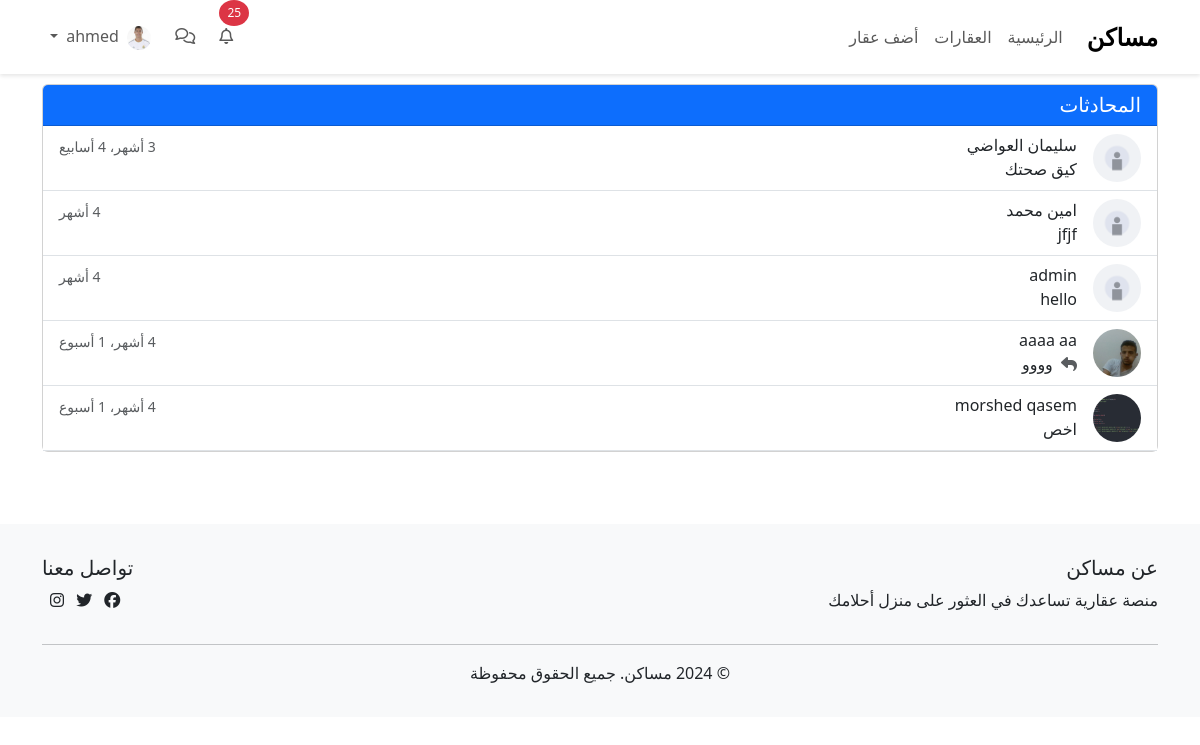
Page /chat/ (signed in) on the committed database.
### accounts/models.py (models this page shows, shortened)
class Profile(models.Model):
    user = models.OneToOneField(User, on_delete=models.CASCADE)
    bio = models.TextField(max_length=500, blank=True)
    phone_number = models.CharField(max_length=20, blank=True)
    profile_picture = models.ImageField(upload_to='profile_pics', default='default/default_avatar.png')
    address = models.CharField(max_length=255, blank=True)
    city = models.CharField(max_length=100, blank=True)
    country = models.CharField(max_length=100, blank=True)
    is_verified = models.BooleanField(default=False)
    is_agent = models.BooleanField(default=False)
    following = models.ManyToManyField('self', symmetrical=False, related_name='followers', blank=True)
    created_at = models.DateTimeField(auto_now_add=True)
    updated_at = models.DateTimeField(auto_now=True)
    @property
    def avatar_url(self):
        if self.profile_picture and hasattr(self.profile_picture, 'url'):
            return self.profile_picture.url
        return '/static/accounts/default/default_avatar.png'

### chat/models.py (models this page shows, shortened)
class Conversation(models.Model):
    participants = models.ManyToManyField(User, related_name='conversations')
    created_at = models.DateTimeField(auto_now_add=True)
    updated_at = models.DateTimeField(auto_now=True)
    class Meta:
        ordering = ['-updated_at']
    def __str__(self):
        return f"Conversation {self.id} between {', '.join(user.username for user in self.participants.all())}"

class Message(models.Model):
    conversation = models.ForeignKey(Conversation, on_delete=models.CASCADE, related_name='messages')
    sender = models.ForeignKey(User, on_delete=models.CASCADE, related_name='sent_messages')
    receiver = models.ForeignKey(User, on_delete=models.CASCADE, related_name='received_messages', null=True)
    content = models.TextField(blank=True)
    image = models.ImageField(upload_to='chat_images/', null=True, blank=True)
    is_read = models.BooleanField(default=False)
    is_deleted = models.BooleanField(default=False)
    created_at = models.DateTimeField(auto_now_add=True)
    updated_at = models.DateTimeField(auto_now=True)
    class Meta:
        ordering = ['created_at']
    def __str__(self):
        return f"Message from {self.sender.username} to {self.receiver.username if self.receiver else 'Unknown'}"

### chat/views.py (the view)
# urls.py: path('', views.conversations_list, name='conversation_list'),
def conversations_list(request):
    print("Start fetching conversations for user:", request.user.username)
    conversations = (
        Conversation.objects.filter(participants=request.user)
        .annotate(
            last_message_time=Max('messages__created_at'),
            unread_count=Count(
                'messages',
                filter=Q(messages__is_read=False) & ~Q(messages__sender=request.user)
            )
        )
        .order_by('-last_message_time')
    )
    print("Conversations Query:", conversations.query)
    formatted_conversations = []
    for conv in conversations:
        print(f"Processing conversation ID: {conv.id}")
        other_user = conv.participants.exclude(id=request.user.id).first()
        last_message = conv.messages.order_by('-created_at').first()
        print(f"Other user: {other_user}, Last message: {last_message}")
        if other_user and last_message:
            formatted_conversations.append({
                'conversation': conv,
                'other_user': other_user,
                'last_message': last_message,
                'unread_count': conv.unread_count
            })
    print("Formatted Conversations:", formatted_conversations)
    return render(request, 'chat/conversations_list.html', {
        'conversations': formatted_conversations
    })

### notifications/context_processors.py (called while the page is built)
def notifications_processor(request):
    if request.user.is_authenticated:
        unread_notifications_count = Notification.objects.filter(
            recipient=request.user,
            is_read=False
        ).count()
        recent_notifications = Notification.objects.filter(
            recipient=request.user
        ).order_by('-created_at')[:5]
        return {
            'unread_notifications_count': unread_notifications_count,
            'recent_notifications': recent_notifications
        }
    return {
        'unread_notifications_count': 0,
        'recent_notifications': []
    }

### chat/templates/chat/conversations_list.html (shortened to what this page needs)
{% extends 'base.html' %}
{% load static %}
{% block content %}
<div class="container py-4">
    <div class="card">
        <div class="card-header bg-primary text-white">
            <h5 class="mb-0">المحادثات</h5>
        </div>
        <div class="list-group list-group-flush">
            {% for conv in conversations %}
             <a href="{% url 'chat:chat_room' conv.other_user.id %}"
               class="list-group-item list-group-item-action {% if conv.unread_count %}bg-light{% endif %}">
                <div class="d-flex align-items-center">
                    <img src="{{ conv.other_user.profile.avatar_url }}"
                         class="rounded-circle me-3"
                         style="width: 48px; height: 48px; object-fit: cover;">
                    <div class="flex-grow-1">
                        <div class="d-flex justify-content-between align-items-center">
                            <h6 class="mb-0">{{ conv.other_user.get_full_name|default:conv.other_user.username }}</h6>
                            <small class="text-muted">{{ conv.last_message.created_at|timesince }}</small>
                        </div>
                        <p class="mb-0 text-truncate {% if conv.unread_count %}fw-bold{% endif %}" style="max-width: 300px;">
                            {% if conv.last_message.sender == request.user %}
                            <i class="fas fa-reply text-muted me-1"></i>
                            {% endif %}
                            {{ conv.last_message.content }}
                        </p>
                    </div>
                </div>
            </a>
              {% empty %}
            <div class="list-group-item text-center text-muted py-4">
                <i class="fas fa-comments fa-3x mb-3"></i>
                <p class="mb-0">لا توجد محادثات</p>
                <small>ابدأ محادثة جديدة من خلال زيارة ملف شخصي أو عقار</small>
            </div>
            {% endfor %}
        </div>
    </div>
</div>
{% endblock %}

### templates/base.html (shortened to what this page needs)
{% load static %}
<!DOCTYPE html>
<html lang="ar" dir="rtl">
<head>
    <link rel="stylesheet" href="https://cdn.jsdelivr.net/npm/bootstrap@5.3.2/dist/css/bootstrap.rtl.min.css">
    <link rel="stylesheet" href="https://cdnjs.cloudflare.com/ajax/libs/font-awesome/6.5.1/css/all.min.css">
</head>
<body>
    <nav class="navbar navbar-expand-lg navbar-light bg-light">
        <div class="container">
            <a class="navbar-brand" href="{% url 'home:home' %}">مساكن</a>
            <div class="collapse navbar-collapse" id="navbarNav">
                <ul class="navbar-nav me-auto">
                    <li class="nav-item">
                        <a class="nav-link {% if request.resolver_match.url_name == 'home' %}active{% endif %}" href="{% url 'home:home' %}">الرئيسية</a>
                    </li>
                    <li class="nav-item">
                        <a class="nav-link {% if request.resolver_match.url_name == 'property_list' %}active{% endif %}" href="{% url 'properties:property_list' %}">العقارات</a>
                    </li>
                    {% if user.is_authenticated %}
                    <li class="nav-item">
                        <a class="nav-link {% if request.resolver_match.url_name == 'create_property' %}active{% endif %}" href="{% url 'properties:create_property' %}">أضف عقار</a>
                    </li>
                    {% endif %}
                </ul>
                {% if user.is_authenticated %}
                <ul class="navbar-nav">
                    <li class="nav-item position-relative">
                        <a class="nav-link {% if request.resolver_match.url_name == 'notifications' %}active{% endif %}" href="{% url 'notifications' %}">
                            <i class="far fa-bell"></i>
                            <span class="notification-badge" id="notificationCount" {% if unread_notifications_count > 0 %}style="display: block;"{% endif %}>
                                {{ unread_notifications_count }}
                            </span>
                        </a>
                    </li>
                    <li class="nav-item dropdown mx-2">
                        <a class="nav-link position-relative" href="#"   id="chatDropdown" role="button" data-bs-toggle="dropdown">
                            <i class="far fa-comments"></i>
                        </a>
                    </li>
                    <li class="nav-item dropdown">
                        <a class="nav-link dropdown-toggle" href="#" id="userDropdown" role="button" data-bs-toggle="dropdown">
                            <img src="{{ user.profile.avatar_url }}" class="rounded-circle me-1" style="width: 24px; height: 24px; object-fit: cover;">
                        </a>
                    </li>
                </ul>
                {% else %}
                <div class="navbar-nav">
                    <a class="nav-link" href="{% url 'accounts:login' %}">تسجيل الدخول</a>
                    <a class="nav-link" href="{% url 'accounts:register' %}">تسجيل جديد</a>
                </div>
                {% endif %}
            </div>
        </div>
    </nav>
    {% block content %}{% endblock %}
    <footer class="footer">
        <div class="container">
            <div class="row">
                <div class="col-md-6">
                    <h5>عن مساكن</h5>
                    <p>منصة عقارية تساعدك في العثور على منزل أحلامك</p>
                </div>
                <div class="col-md-6 text-md-end">
                    <h5>تواصل معنا</h5>
                    <div class="social-links">
                        <a href="#" class="text-dark me-2"><i class="fab fa-facebook"></i></a>
                        <a href="#" class="text-dark me-2"><i class="fab fa-twitter"></i></a>
                        <a href="#" class="text-dark me-2"><i class="fab fa-instagram"></i></a>
                    </div>
                </div>
            </div>
            <hr>
            <div class="text-center">
                <p class="mb-0">&copy; 2024 مساكن. جميع الحقوق محفوظة</p>
            </div>
        </div>
    </footer>
</body>
</html>

### templates/base.html (style rules this page uses)
body { font-family: 'Segoe UI', Tahoma, Geneva, Verdana, sans-serif; padding-top: 60px; }
.navbar { position: fixed; top: 0; right: 0; left: 0; z-index: 1030; background-color: rgba(255, 255, 255, 0.95) !important; box-shadow: 0 2px 4px rgba(0,0,0,.1); }
.navbar-brand { font-size: 1.5rem; font-weight: bold; }
.footer { background-color: #f8f9fa; padding: 2rem 0; margin-top: 3rem; }
.notification-badge { position: absolute; top: -8px; right: -8px; background-color: #dc3545; color: white; border-radius: 50%; padding: 0.25rem 0.5rem; font-size: 0.75rem; min-width: 1.5rem; text-align: center; display: none; }
.navbar-nav .nav-link { padding: 1rem 0.8rem; transition: all 0.3s ease; }

### rows in the picture
Conversation: other_user.profile.avatar_url (placeholder picture), other_user.get_full_name "سليمان العواضي", last_message.created_at "3 أشهر، 4 أسابيع", last_message.content "كيق صحتك"
Conversation: other_user.profile.avatar_url (placeholder picture), other_user.get_full_name "امين محمد", last_message.created_at "4 أشهر", last_message.content "jfjf"
Conversation: other_user.profile.avatar_url (placeholder picture), other_user.get_full_name "admin", last_message.created_at "4 أشهر", last_message.content "hello"
Conversation: other_user.profile.avatar_url (picture), other_user.get_full_name "aaaa aa", last_message.created_at "4 أشهر، 1 أسبوع", last_message.content "وووو"
Conversation: other_user.profile.avatar_url (picture), other_user.get_full_name "morshed qasem", last_message.created_at "4 أشهر، 1 أسبوع", last_message.content "اخص"

### other values in the picture
{{ unread_notifications_count }} "25"
